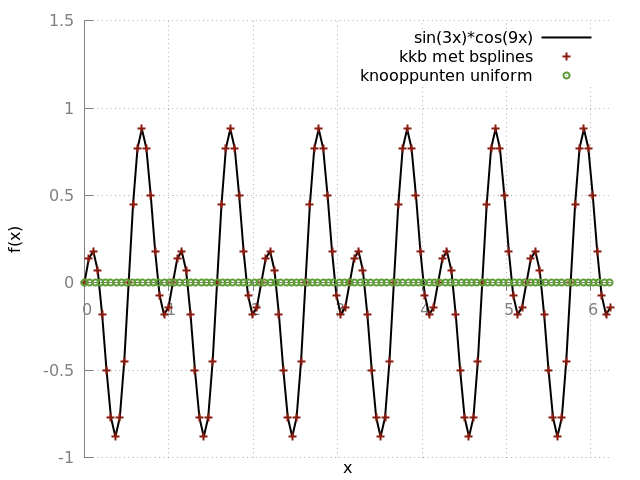

Recreate this plot in gnuplot.
set terminal pngcairo
set output 'spline_periodic_unif.png'

#attractive gnuplotting
set style line 1 lc rgb '#8b1a0e' pt 1 ps 1 lt 1 lw 2 # --- red
set style line 2 lc rgb '#5e9c36' pt 6 ps 1 lt 1 lw 2 # --- green

set style line 11 lc rgb '#808080' lt 1
set border 2 back ls 11
set tics nomirror

set style line 12 lc rgb '#808080' lt 0
set grid back ls 12

set xlabel "x"
set ylabel "f(x)"
set xrange [ 0:6.2308 ]
set xzeroaxis
set xtics axis
set yrange [-1:1.5]
plot "spline_periodic.dat" using 1:(0*$1) title '' with lines ls 11, \
"spline_periodic.dat" using 1:2 title 'sin(3x)*cos(9x)' with lines \
lc rgb '#000000' lt 1 lw 2, \
"spline_periodic.dat" using 1:3 title 'kkb met bsplines' \
with points ls 1, \
"spline_periodic_knopen.dat" using 1:(0*$1) title 'knooppunten uniform' with points ls 2
